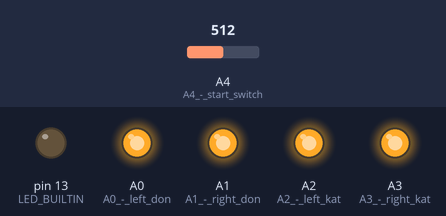
This sketch was run on a simulated Arduino Uno, built with avr-gcc and run on an emulated ATmega328P. On the bench: output pins drawn as LEDs (lit = HIGH). The inputs (shaded band) are chosen by the test bench; at power-on: A4 (A4_-_start_switch) = 512.

Above: at 0.19 s.
At 19.97 s:
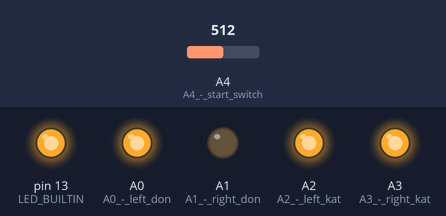
At 39.74 s:
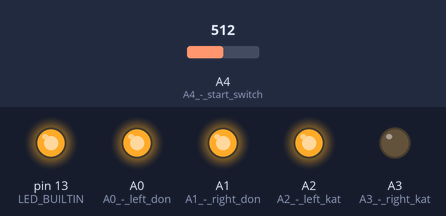
Timing chart, 0 to 40.0 s (numbered marks = the images above):
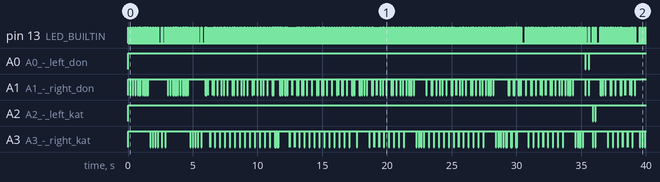

The sketch:

shiro.ino
```cpp
#define BUTTON_PRESS_TIME 35
#define ROLL_COUNT 1 // Don't be too greedy

//********************** Tips about the sheet file *********************
// To minimize the file I/O operations (which is not yet supported in
// Arduino microprocessors unless implemented with external SD storage
// libraries), the music sheet is preloded as a string.
//
// The format is similar with Taikosan Jiro files (.tja), but most of the
// tags are ommited. The only necessary tag is #BPM, and to save memory,
// it is in such format:
//                          "B" + "value" + "\n"
// "value" can't have more than 15 digits including the decimal.
// For example, "B166.6667\n" is valid, but "B166.6666666666667\n" is not,
// it's too long.
//
// You can use different characters to represent notes:
//
// Numerical digits (Jiro-like): 0, 1, 2, 3, 4, etc.
// Alphabet characters: empty space, x, o, X, O, etc.
//
// "0" or " " - empty note
// "1" or "x" - light don
// "2" or "o" - light kat
// "3" or "X" - heavy don
// "4" or "O" - heavy kat
// "5" or "r" or "R" - roll
//
// For convenience, you can use Jiro-type. However I *highly* recommend
// using the "ooxxOOXX" format, which is much easier to read and write.
// For example, this is the sheet of "Kurenai".

char* sheetFile = "B156.33\n" // Don't forget the line ending
                  "x x x x xxx xxxxx o o o o  o  o x x xxxxx x xxxxx o o o o  o  xx"
                  "x o xxo x ox xo x o xxo x ox xo x o xxo x ox xo x o xxooooxxx xx"
                  "x o x o xxo xxo x o x o xxo xxo x o x o xxo xxo x o xxx o xxx x "
                  "x o xxo x ox xo x o xxo x ox xo x xxx x o ooo o x o xxo x ox xo "
                  "x o xxo x ox xo x o xxo x ox xo x xxx x o ooo o ooxxooxxooxxx   "
                  "x o xxo x o xxo x o xxo x ox xo x xxx x o ooo o X  X  O O   xxx "
                  "x o xxo x o xxo x o xxo x   o o o x x x o xxxxx "
                  "x x x x xxx xxxxx o o o o  o  o x xxxxx x xxxxx x o o o o  o    "
                  "x o xxo x ox xo x o xxo x ox xo x xxx x o ooo o x o xxo x ox xo "
                  "x o xxo x ox xo x o xxo x ox xo x xxx x o ooo o ooxxooxxooxxx   "
                  "x o xxo x o xxo x o xxo x ox xo x xxx x o ooo o X  X  O O   xxx "
                  "x o xxo x o xxo x o xxo x   o o o xxx x o xxx   "
                  "ooxxooxxooxxxxo xxooxxooxxooxxx ooxxooxxooxxxxo xxooxxooxxooxxx "
                  "ooxxooxxooxxxxo xxooxxooxxooxxx ooxxooxxooxxxxooo   o o x   xxx "
                  "xxxoooxxxoooxxxxx  xo xxx o x   "
                  "x xxx xxo  o  x xxx   x x  o  o x   xxx x  x  o x o xxooo xxo oo"
                  "x     x o  o  oox     xxoox ooxxxxooxxooxxxxooxxooxxxxooo x x x "
                  "x xxx xxx x x x x o   o x x x x xxx xxx x x x x x o   o x x o o "
                  "xxx xxx x x x x x o   o x x x x xxooxxooxxooxxooo  x  x o xxxxx "
                  "x o xxo x ox xo x o xxo xxoox o xxo x o xxo x o xxooxxooxxoox o "
                  "x xxo xxo xxo o x xxo xxooxxo o xxxxx x xxxxx x ooxxooxxooxxx   "
                  "x o xxo x ox xo x o xxo xxxxx o xxoox o xxoox o x xxxxo x xxo o "
                  "x xxo xxo xxo o x xxo xxooxxo o x xxx x x xxx   "
                  "x x x x xxx xxx o x x x xxx xxx o xxx x o o xxx o xxx x o x xxx "
                  "xxxoooxxxoooxxx xxxoooxxxoooxxo xxxoooxxxoooxxx O"
                  "\0"; // It's fine without explicitly adding the string ending '\0'

float bpm;
int sheetCursor;
int bpmCursor;
bool started;
float sheetTime;
unsigned long startTime;

void setup() {
  pinMode(A0, OUTPUT); // A0 - left don
  pinMode(A1, OUTPUT); // A1 - right don
  pinMode(A2, OUTPUT); // A2 - left kat
  pinMode(A3, OUTPUT); // A3 - right kat
  pinMode(A4, INPUT); // A4 - start switch

  pinMode(LED_BUILTIN, OUTPUT);

  digitalWrite(A0, HIGH);
  digitalWrite(A1, HIGH);
  digitalWrite(A2, HIGH);
  digitalWrite(A3, HIGH);

  digitalWrite(LED_BUILTIN, LOW);

  sheetCursor = 0;
  sheetTime = 0;
  started = false;

  Serial.begin(9600);
}

void loop() {
  // Temporary and convenient starting switch; will change in the future
  if(analogRead(A4) >= 10 && !started) {
    started = true;
    startTime = micros();
  }
  if(!started) {
    return;
  }
  switch(sheetFile[sheetCursor]) {
    case 'B':
      bpmCursor = sheetCursor + 1;
      while(sheetFile[bpmCursor] != '\n') {
        bpmCursor++;
      }
      char bpmText[15];
      strncpy(bpmText, &sheetFile[sheetCursor + 1], bpmCursor - sheetCursor - 1);
      bpm = atof(bpmText);
      sheetCursor = bpmCursor + 1;
      return;

    //Empty
    case ' ': case '0':
      sheetTime += 1.5e7 / bpm;
      sheetCursor++;
      longMicroDelay(sheetTime - micros() + startTime);
      return;

    // light don
    case 'x': case '1':
      digitalWrite(A1, LOW);
      digitalWrite(LED_BUILTIN, HIGH);
      delay(BUTTON_PRESS_TIME);
      digitalWrite(A1, HIGH);
      digitalWrite(LED_BUILTIN, LOW);
      sheetTime += 1.5e7 / bpm;
      sheetCursor++;
      longMicroDelay(sheetTime - micros() + startTime);
      return;

    // light kat
    case 'o': case '2':
      digitalWrite(A3, LOW);
      digitalWrite(LED_BUILTIN, HIGH);
      delay(BUTTON_PRESS_TIME);
      digitalWrite(A3, HIGH);
      digitalWrite(LED_BUILTIN, LOW);
      sheetTime += 1.5e7 / bpm;
      sheetCursor++;
      longMicroDelay(sheetTime - micros() + startTime);
      return;

    // heavy don
    case 'X': case '3':
      digitalWrite(A0, LOW);
      digitalWrite(A1, LOW);
      digitalWrite(LED_BUILTIN, HIGH);
      delay(BUTTON_PRESS_TIME);
      digitalWrite(A0, HIGH);
      digitalWrite(A1, HIGH);
      digitalWrite(LED_BUILTIN, LOW);
      sheetTime += 1.5e7 / bpm;
      sheetCursor++;
      longMicroDelay(sheetTime - micros() + startTime);
      return;

    // heavy kat
    case 'O': case '4':
      digitalWrite(A2, LOW);
      digitalWrite(A3, LOW);
      digitalWrite(LED_BUILTIN, HIGH);
      delay(BUTTON_PRESS_TIME);
      digitalWrite(A2, HIGH);
      digitalWrite(A3, HIGH);
      digitalWrite(LED_BUILTIN, LOW);
      sheetTime += 1.5e7 / bpm;
      sheetCursor++;
      longMicroDelay(sheetTime - micros() + startTime);
      return;

    // Roll
    case 'r': case 'R': case '5':
      for(int i = 0; i < ROLL_COUNT; i++) {
        digitalWrite(A1, LOW);
        digitalWrite(LED_BUILTIN, HIGH);
        delay(BUTTON_PRESS_TIME);
        digitalWrite(A1, HIGH);
        digitalWrite(A0, LOW);
        delay(BUTTON_PRESS_TIME);
        digitalWrite(A0, HIGH);
      }
      digitalWrite(LED_BUILTIN, LOW);
      sheetTime += 1.5e7 / bpm;
      sheetCursor++;
      longMicroDelay(sheetTime - micros() + startTime);
      return;
  }

  if(sheetCursor > strlen(sheetFile)) {
    started = false;
    sheetCursor = 0;
  }
}

// delayMicroseconds() doesn't support longer delay than 16383 microseconds,
// so we need to implement it by ourselves.
void longMicroDelay(float microTime) {
  delay(microTime / 1000);
  delayMicroseconds(microTime - floor(microTime / 1000) * 1000);
}
```
